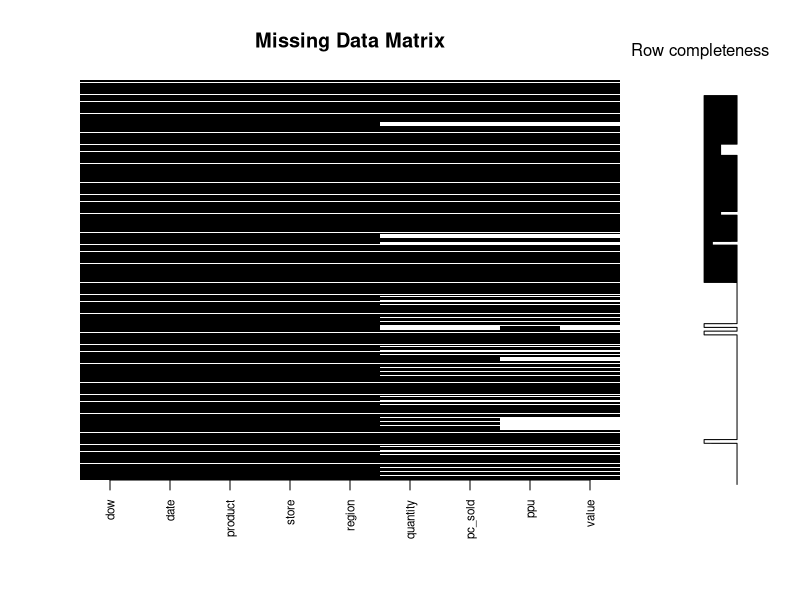
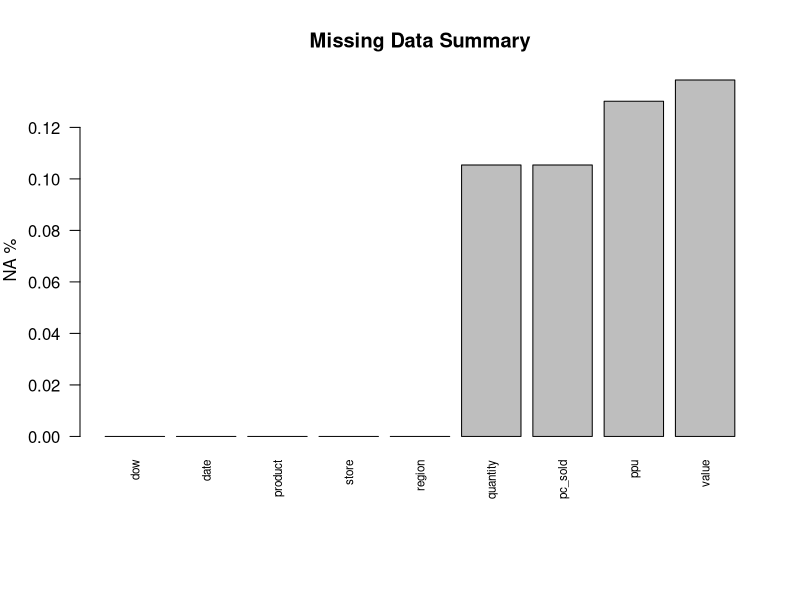
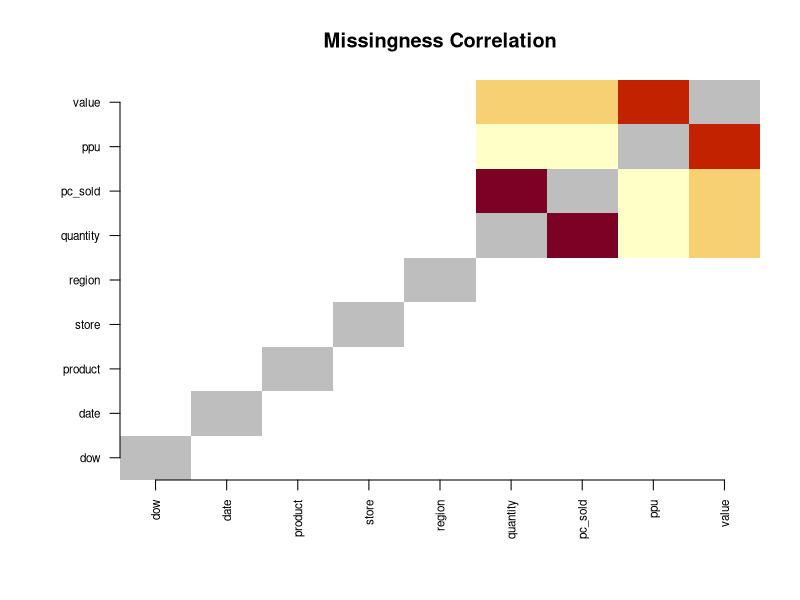

These figures' R source, in order:

# functions ---------------------------------------------------------------

#' @title Count of NAs
#' 
#' Sums the number of NA's for each field in a dataframe and return the number and percentage of NAs.
#' @param df dataframe to review
#' @param sum.col which column to sum. Create a dummy count column if needed
na_counts_total <- function(df, sum.col) {
  
  sum.col <- as.name(sum.col)
  
  grand.total <- sum(df[[sum.col]], na.rm = TRUE)
  vec_cols <- colnames(df)
  test.na.count.total <- c()
  
  for (col in vec_cols) {
    
    col <- as.name(col)
    
    df.na <- df %>% 
      filter(is.na(!!col))
    na.count <- sum(df.na[[sum.col]], na.rm = TRUE)
    
    test.na.count <- data.frame(
      Column = as.character(col),
      Count = na.count,
      Total = grand.total
    ) %>% 
      mutate(PC = round(100*Count / Total, 1))
    
    test.na.count.total <- bind_rows(test.na.count.total, test.na.count)
  }
  
  return(test.na.count.total)
}

#' @title Count of NAs, split by another field
#' 
#' Sums the number of NA's for each field in a dataframe, split by another categorical field, 
#' and return the number and percentage of NAs.
#' @param df dataframe to review
#' @param sum.col which column to sum. Create a dummy count column if needed
#' @param field which field to split by
na_counts_split <- function(df, sum.col, field) {
  
  sum.col <- as.name(sum.col)
  field <- as.name(field)
  
  vec_field <- sort(unique(df[[field]]))
  vec_cols <- colnames(df)
  
  test.na.count.split <- c()
  
  for (i in vec_field) {
    
    df.test <- df %>% filter(!!field == i)
    grand.total <- sum(df.test[[sum.col]], na.rm = TRUE) 
    
    for (col in vec_cols) {
      
      col <- as.name(col)
      
      df.na <- df.test %>% 
        filter(is.na(!!col))
      na.count <- sum(df.na[[sum.col]], na.rm = TRUE)
      
      test.na.count <- data.frame(
        Field_Value = as.character(i),
        Column = as.character(col),
        Count = na.count,
        Total = grand.total
      ) %>% 
        mutate(PC = round(100*Count / Total, 1))
      
      test.na.count.split <- bind_rows(test.na.count.split, test.na.count)
    }
  }
  
  return(test.na.count.split)
}

#' @title Distribution of NAs
#' 
#' Three graphical representations of NA's in a dataframe, similar to Python's missingno. 
#' "Matrix" for a tile chart for each observation by field. "Summary" for percentage missing by field. 
#' "Correlation" to see which fields have pairwise commonly missing fields.
#' Function only allows a dataframe with a maximum 1,000,000 datapoints. 
#' This is because the "Matrix" option in particular can take a long time to render otherwise.
#' @param df dataframe to review
#' @param sum.col which column to sum. Create a dummy count column if needed
#' @param field which field to split by
na_graph <- function(df, 
                     type = c("matrix", "summary", "correlation"),
                     title = NULL,
                     cluster = TRUE) {
  
  # initial checks
  type <- match.arg(type)
  
  if (!is.data.frame(df)) {
    stop("Input must be a data.frame")
  }
  
  if (nrow(df) * ncol(df) > 1e6) {
    stop(paste0("Dataframe has ", nrow(df)*ncol(df), 
                " datapoints. Maximum allowed is 1000000. Consider sampling your data."))
  }
  
  # binary matrix
  df.mat <- df
  df.mat[] <- lapply(df.mat, function(x) as.integer(!is.na(x)))
  mat <- as.matrix(df.mat)
  
  # cluster similar columns
  col_order <- seq_len(ncol(mat))
  
  if (cluster && ncol(mat) > 1) {
    dist_cols <- dist(t(mat), method = "binary")
    hc <- hclust(dist_cols)
    col_order <- hc$order
  }
  
  mat_ord <- mat[, col_order, drop = FALSE]
  colnames_ord <- colnames(mat)[col_order]
  
  
  # metrics for all visualisation options
  graphics::layout(1)
  row_comp <- rowMeans(mat_ord)
  col_na_pct <- colMeans(mat_ord == 0)
  
  # MATRIX VIEW
  if (type == "matrix") {
    
    if (is.null(title)) title <- "Missing Data Matrix"
    
    graphics::layout(matrix(c(1, 2), ncol = 2), widths = c(4, 1))
    
    # Main
    par(mar = c(6, 4, 4, 1))
    
    image(
      t(mat_ord[nrow(mat_ord):1, ]),
      col = c("white", "black"),
      axes = FALSE,
      main = title
    )
    
    axis(1,
         at = seq(0, 1, length.out = ncol(mat_ord)),
         labels = colnames_ord,
         las = 2,
         cex.axis = 0.7)
    
    # Sparkline
    par(mar = c(5, 1, 4, 3))
    
    plot(
      row_comp,
      seq_along(row_comp),
      type = "l",
      axes = FALSE,
      xlim = c(0, 1),
      xlab = "",
      ylab = ""
    )
    
    mtext("Row completeness", side = 3, line = 1)
  }
  
  # SUMMARY BAR CHART VIEW
  if (type == "summary") {
    
    if (is.null(title)) title <- "Missing Data Summary"
    
    par(mar = c(8, 4, 4, 2))
    
    barplot(
      col_na_pct,
      names.arg = colnames_ord,
      las = 2,
      cex.names = 0.7,
      ylab = "NA %",
      col = "grey",
      main = title
    )
  }
  
  # CORRELATION VIEW
  if (type == "correlation") {
    
    if (is.null(title)) title <- "Missingness Correlation"
    
    cor_mat <- cor(mat_ord == 0)
    
    par(mar = c(6, 6, 4, 2))
    
    # initial set of colours
    image(
      cor_mat,
      axes = FALSE,
      main = title
    )
    
    # greying out the leading diagonal
    n <- ncol(cor_mat)
    
    for (i in seq_len(n)) {
      x <- (i - 1) / (n - 1)
      y <- (i - 1) / (n - 1)
      
      rect(
        x - 0.5/(n - 1),
        y - 0.5/(n - 1),
        x + 0.5/(n - 1),
        y + 0.5/(n - 1),
        col = "grey",
        border = NA
      )
    }
    
    # the rest of the chart
    axis(1,
         at = seq(0, 1, length.out = ncol(cor_mat)),
         labels = colnames(mat_ord),
         las = 2,
         cex.axis = 0.7)
    
    axis(2,
         at = seq(0, 1, length.out = ncol(cor_mat)),
         labels = colnames(mat_ord),
         las = 2,
         cex.axis = 0.7)
  }
  
  invisible(NULL)
}

#' @title label frequency
#' 
#' Sums and returns the 'x' most frequent labels for each character and factor field in a dataframe. 
#' Returns frequency number, percentage, and cumulative percentage.
#' @param df dataframe to review
#' @param sum.col which column to sum. Create a dummy count column if needed
#' @param top.x maximum number of labels to return per field. Default = 10
label_freq <- function(df, sum.col, top.x = 10) {
  
  sum.col <- as.name(sum.col)
  df.test <- df %>% 
    select(where(~ is.character(.) || is.factor(.)), !!sum.col)
  
  vec_cols <- head(colnames(df.test), -1)
  
  test.freq.count <- c()
  for (col in vec_cols) {
    
    col <- as.name(col)
    df.count <- df.test %>% 
      group_by(!!col) %>% 
      summarise(N = sum(!!sum.col)) %>% 
      ungroup() %>% 
      arrange(-N) %>% 
      mutate(PC = round(100*N / sum(N), 1),
             Running_PC = cumsum(PC),
             Column = as.character(col),
             Rank = row_number()
      ) %>% 
      rename(Group = col) %>% 
      select(Column, Group, everything()) %>% 
      head(top.x)
    
    test.freq.count <- bind_rows(test.freq.count, df.count)
  }
  
  return(test.freq.count)
  
}

#' @title Basic stats, total
#' 
#' Returns numeric stats for all numeric fields. Stats returned: 
#' No. of Observations, NAs, Min, Max, 1st Quartile, 3rd Quartile, Mean, Median, Sum, 
#' Std Error of Mean, Lower CL Mean, Upper CL Mean, Variance, Std Dev, Skewness, and Kurtosis.
#' Can take longer for large dataframes, but no upper limit set. 
#' If you are unlikely to use all of the stats above, you can simply use summary(df) 
#' instead. This will return NAs, Min, Max, 1st Quartile, 3rd Quartile, Mean, and Median.
#' @param df dataframe to review
basic_stats_total <- function(df) {
  
  df.test <- df %>% 
    select(where(is.numeric))
  
  test.basic.stats <- basicStats(df.test) %>% 
    rownames_to_column("stats")
  
  return(test.basic.stats)
  
}


#' @title Basic stats, split by field
#' 
#' Returns numeric stats for all numeric fields, split by categorical field. Stats returned: 
#' No. of Observations, NAs, Min, Max, 1st Quartile, 3rd Quartile, Mean, Median, Sum, 
#' Std Error of Mean, Lower CL Mean, Upper CL Mean, Variance, Std Dev, Skewness, and Kurtosis.
#' Can take longer for large dataframes, but no upper limit set. 
#' If you are unlikely to use all of the stats above, you can simply use summary(df) 
#' instead. This will return NAs, Min, Max, 1st Quartile, 3rd Quartile, Mean, and Median.
#' @param df dataframe to review
basic_stats_split <- function(df, field) {
  
  field <- as.name(field)
  df <- df %>% 
    select(where(is.numeric), !!field) %>% 
    filter(!is.na(!!field))
  
  vec_field <- sort(unique(df[[field]]))
  
  test.basic.stats.split <- c()
  for (i in vec_field) {
    
    i <- as.name(i)
    
    df.test <- suppressWarnings(df %>% filter(!!field == i) %>% select(-c(!!field)))
    
    test.basic.stats <- basicStats(df.test) %>% 
      rownames_to_column("stats") %>% 
      mutate(Field_Value = as.character(i)) %>% 
      select(Field_Value, everything())
    
    test.basic.stats.split <- bind_rows(test.basic.stats.split, test.basic.stats)
  }
  
  return(test.basic.stats.split)
  
}  

#' @title Field alignment
#' 
#' Useful as a check before joining two dataframes. Compares the field names of two dataframes 
#' and returns fields in common, if common fields are the same class, and fields only in one dataframe.
#' @param df1 first dataframe
#' @param df2 second dataframe
fields_alignment <- function(df1, df2) {
  
  vec_col_df1 <- colnames(df1)
  vec_col_df2 <- colnames(df2)
  
  # Field Alignment
  cat("\nFields in common:\n")
  common_fields <- intersect(vec_col_df1, vec_col_df2)
  print(common_fields)
  
  cat("\nIn df1 but not df2:\n")
  print(setdiff(vec_col_df1, vec_col_df2))
  
  cat("\nIn df2 but not df1:\n")
  print(setdiff(vec_col_df2, vec_col_df1))
  
  # Class comparison
  if (length(common_fields) == 0) {
    cat("\nNo fields in common — skipping class comparison.\n")
    return(invisible(NULL))
  }
  
  class_df <- data.frame(
    field      = common_fields,
    class_df1  = sapply(common_fields, function(x) paste(class(df1[[x]]), collapse = ", ")),
    class_df2  = sapply(common_fields, function(x) paste(class(df2[[x]]), collapse = ", ")),
    match      = NA,   # populate later
    row.names  = NULL,
    stringsAsFactors = FALSE
  )
  
  class_df$match <- class_df$class_df1 == class_df$class_df2
  
  cat("\nClass mismatches:\n")
  mismatches <- class_df[!class_df$match, , drop = FALSE]
  
  if (nrow(mismatches) == 0) {
    cat("All classes match for fields in common")
  } else {
    print(mismatches)
  }
}

#' @title Label alignment
#' 
#' 	Useful as a check before joining two dataframes. For the same categorical field in 
#' two dataframes, compares unique values and returns those in common and those in only one dataframe.
#' @param df1 first dataframe
#' @param df2 second dataframe
#' @param field field to compare
label_alignment <- function(df1, df2, field) {
  vec.1 <- unique(df1[[field]]) %>% as.character()
  vec.2 <- unique(df2[[field]]) %>% as.character()
  
  ## Alignment ----
  cat("\nValues in common:\n")
  common_fields <- intersect(vec.1, vec.2)
  print(common_fields)
  
  cat("\nIn df1 but not df2:\n")
  print(setdiff(vec.1, vec.2))
  
  cat("\nIn df2 but not df1:\n")
  print(setdiff(vec.2, vec.1))
}

#' @title counting duplicates
#' 
#' Generates a dataframe containing all duplicates. Can specify which fields to check across, 
#' or for all fields use test.duplicated.rows = colnames(df) which is the default
#' @param df dataframe to review
#' @param duplicated_across_cols specify which fields to check across
duplicates_count <- function(df, duplicated_across_cols = colnames(df)) {
  test.duplicated.rows <- df %>%
    group_by(across(all_of(duplicated_across_cols))) %>%
    filter(n() > 1) %>%
    ungroup()
  
  num.rows <- nrow(test.duplicated.rows)
  total.rows <- nrow(df)
  pc.rows <- paste0(round(100*num.rows / total.rows, 1), "%")
  
  if(num.rows == 0) {
    msg <- "No duplicated rows"
    message(msg)
    
  } else {
    
    msg <- paste0("There are ", prettyNum(num.rows, big.mark = ","), " (", pc.rows, " of total)",
                  " duplicate rows. Review these under the dataframe 'test.duplicated.rows'")
    message(msg)
    
    test.duplicated.rows <<- test.duplicated.rows
  }
}

#' @title filter outliers
#' 
#' Returns a dataframe containing outliers for a numerical field in a dataframe. 
#' User can select either standard deviation (sd) or standard error (se) and the 
#' number of deviations from the mean.
#' @param df dataframe to review
#' @param outlier.col field in that dataframe to review
#' @param dev.type deviation type. Default = "sd"
#' @param num.dev number of deviations. Default = 2
outliers <- function(df, outlier.col, dev.type = "sd", num.dev = 2) {
  
  outlier.col <- as.name(outlier.col)
  vec_outlier <- df[[outlier.col]]
  
  
  if (dev.type == "sd") {
    
    outlier_mean <- mean(vec_outlier, na.rm = TRUE)
    outlier_stdev <- stdev(vec_outlier, na.rm = TRUE)
    outlier_upper <- outlier_mean + num.dev*outlier_stdev
    outlier_lower <- outlier_mean - num.dev*outlier_stdev
    
    
  } else if (dev.type == "se") {
    
    test.stat <- t.test(vec_outlier)
    
    outlier_upper <- test.stat[["conf.int"]][2]
    outlier_lower <- test.stat[["conf.int"]][1]
    
  } else {
    
    stop("dev.type should be either sd (standard deviation) or se (standard error)")  
    
  }
  
  df.test <- df %>% 
    filter(!!outlier.col <= outlier_lower
           | !!outlier.col >= outlier_upper)
  
  prop.outlier = round(100*nrow(df.test)/nrow(df), 1)
  
  message(paste0("Mean: ", signif(mean(vec_outlier, na.rm = TRUE), 5), 
                 ", Lower limit: ", signif(outlier_lower, 5),
                 ", Upper limit: ", signif(outlier_upper),5,
                 ", % rows which are outliers: ", prop.outlier, "%"
  ))
  
  return(df.test)
  
}


# example tables ----------------------------------------------------------

library(scales)
library(tidyverse)
options(scipen=999)

stores_fruit <- readr::read_csv("stores_fruit.csv")
stores_latlong <- readr::read_csv("stores_latlong.csv")


# NA counts for all fields in total ----
test.na.count.all <- na_counts_total(df = stores_fruit %>% mutate(count = 1),
                                    sum.col = "count")

# NA count for all fields, split by a field ----
test.na.count.split <- na_counts_split(df = stores_fruit %>% mutate(count = 1),
                                       field = "product",
                                       sum.col = "count")

# NA counts in various chart formats ----
na_graph(df = stores_fruit, type = "matrix")
na_graph(df = stores_fruit, type = "summary")
na_graph(df = stores_fruit, type = "correlation")


# categorical labels frequency table ----
test.label.freq <- label_freq(df = stores_fruit %>% mutate(count = 1),
                              sum.col = "count",
                              top.x = 10)

# numerical fields basic stats in total ----
library(fBasics)
test.basic.stats.all <- basic_stats_total(df = stores_fruit)

test.basic.stats.split <- basic_stats_split(df = stores_fruit,
                                            field = "product")

# test for outliers on a numeric column ----
test.outliers <- outliers(df = stores_fruit %>% filter(product == "apple"),
                          outlier.col = "ppu",
                          dev.type = "sd",
                          num.dev = 2)


# common fields test ----
fields_alignment(df1 = stores_fruit,
                 df2 = stores_latlong)

# common labels test ----
label_alignment(df1 = stores_fruit,
                df2 = stores_latlong,
                field = "store")

# count duplicates ----
duplicates_count(df = stores_fruit,
                 duplicated_across_cols = c("store", "product", "date"))

duplicates_count(df = stores_fruit,
                 duplicated_across_cols = colnames(stores_fruit))
